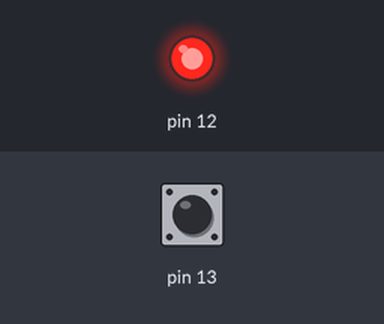
Bench run of a sketch on a simulated Arduino Uno, built with avr-gcc and run on an emulated ATmega328P. On the bench: output pins drawn as LEDs (lit = HIGH). Inputs (shaded band) come from the test bench; at power-on: pin 13 HIGH.

Above: at 1.2 s.
1.3 s: pin 13 driven LOW
At 2.1 s:
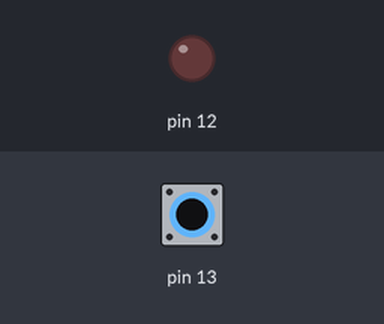
3.0 s: pin 13 driven HIGH
At 4.5 s:
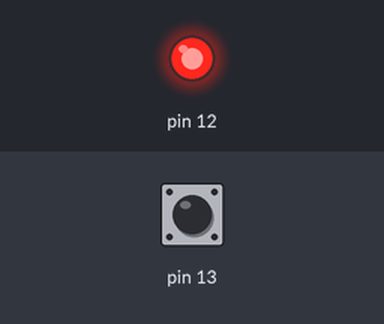
Timing chart, 0 to 6.0 s (numbered marks = the images above; inputs shaded):
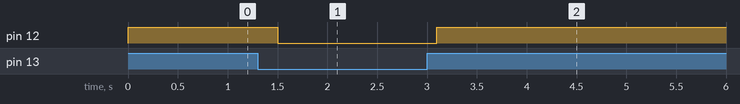

The sketch:

sketch.ino
```cpp
void setup() {
  pinMode(13, INPUT);
  pinMode(12, OUTPUT);
}

void loop() {
  if(digitalRead(13)==LOW){
    delay(200);
    digitalWrite(12, LOW);
  }else{
    digitalWrite(12, HIGH);
  }
}
```

Measured:
- after the input at 1.3 s, pin 12: HIGH → LOW after 0.20 s
- after the input at 3.0 s, pin 12: LOW → HIGH after 0.10 s
